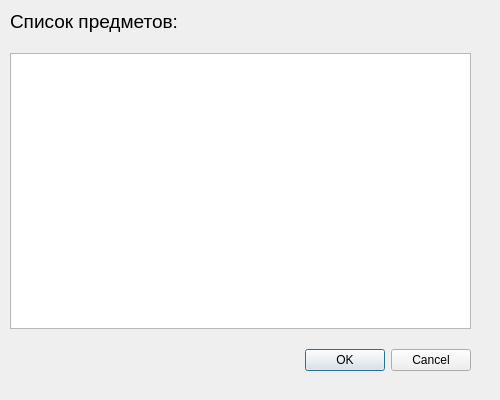
<?xml version="1.0" encoding="UTF-8"?>
<ui version="4.0">
 <class>delWindow</class>
 <widget class="QDialog" name="delWindow">
  <property name="geometry">
   <rect>
    <x>0</x>
    <y>0</y>
    <width>500</width>
    <height>400</height>
   </rect>
  </property>
  <property name="windowTitle">
   <string>Dialog</string>
  </property>
  <widget class="QWidget" name="verticalLayoutWidget">
   <property name="geometry">
    <rect>
     <x>-10</x>
     <y>0</y>
     <width>511</width>
     <height>401</height>
    </rect>
   </property>
   <layout class="QVBoxLayout" name="verticalLayout">
    <property name="spacing">
     <number>20</number>
    </property>
    <property name="leftMargin">
     <number>20</number>
    </property>
    <property name="topMargin">
     <number>10</number>
    </property>
    <property name="rightMargin">
     <number>30</number>
    </property>
    <property name="bottomMargin">
     <number>30</number>
    </property>
    <item>
     <widget class="QLabel" name="labelList">
      <property name="font">
       <font>
        <pointsize>14</pointsize>
       </font>
      </property>
      <property name="text">
       <string>Список предметов:</string>
      </property>
     </widget>
    </item>
    <item>
     <widget class="QListWidget" name="listWidget"/>
    </item>
    <item>
     <widget class="QDialogButtonBox" name="buttonBox">
      <property name="orientation">
       <enum>Qt::Horizontal</enum>
      </property>
      <property name="standardButtons">
       <set>QDialogButtonBox::Cancel|QDialogButtonBox::Ok</set>
      </property>
     </widget>
    </item>
   </layout>
  </widget>
 </widget>
 <resources/>
 <connections>
  <connection>
   <sender>buttonBox</sender>
   <signal>rejected()</signal>
   <receiver>delWindow</receiver>
   <slot>reject()</slot>
   <hints>
    <hint type="sourcelabel">
     <x>316</x>
     <y>260</y>
    </hint>
    <hint type="destinationlabel">
     <x>286</x>
     <y>274</y>
    </hint>
   </hints>
  </connection>
 </connections>
</ui>
